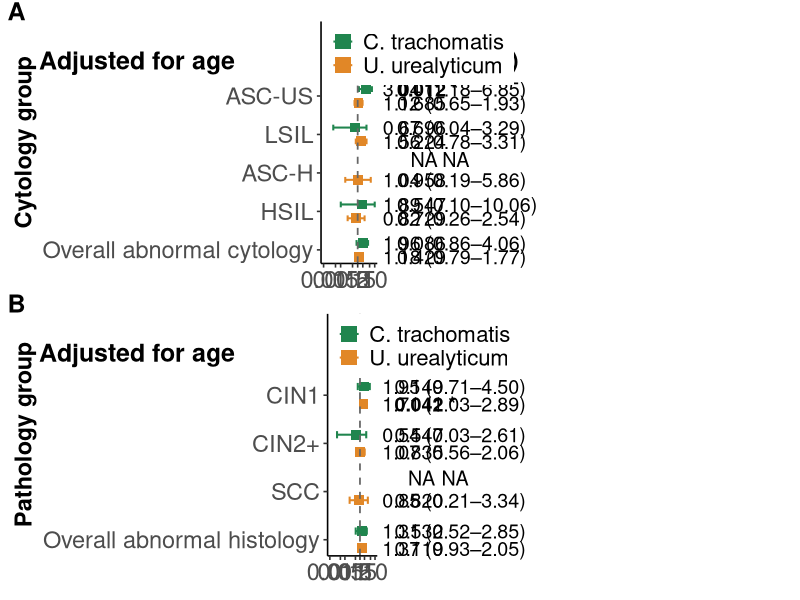

Recreate this plot in R.
library(ggplot2)
library(dplyr)
library(tibble)
library(patchwork)
library(grid)
library(cowplot)


axis_min <- 0.01
axis_max <- 10


y_offset <- 0.18


x_or_col <- axis_max * 3       
x_p_col  <- axis_max * 20      
right_margin_pt <- 300        


cap_h <- 0.30


na_or_hjust <- 0.5
na_or_vjust <- 0.5
na_or_dx    <- 0     
na_or_dy    <- 0     
na_or_size  <- 6


na_p_hjust  <- 0.5
na_p_vjust  <- 0.5
na_p_dx     <- 0
na_p_dy     <- 0
na_p_size   <- 6


age_note_text <- "Adjusted for age"
age_note_x    <- 0.04
age_note_y    <- 0.85
age_note_size <- 18
age_note_face <- "bold"

add_age_note <- function(p,
                         x = age_note_x, y = age_note_y,
                         size = age_note_size, face = age_note_face,
                         text = age_note_text) {
  cowplot::ggdraw(p) +
    cowplot::draw_label(
      text,
      x = x, y = y,
      hjust = 0, vjust = 1,
      size = size,
      fontface = face
    )
}


prep_forest_data <- function(df, group_levels, y_label) {
  df %>%
    mutate(
      Group = factor(Group, levels = group_levels, ordered = TRUE),
      Pathogen = factor(
        Pathogen,
        levels = c("CT (Chlamydia trachomatis)",
                   "UU (Ureaplasma urealyticum)")
      ),
      
    
      y_base = as.numeric(Group),
      y_plot = y_base + case_when(
        Pathogen == "CT (Chlamydia trachomatis)"  ~  y_offset,
        Pathogen == "UU (Ureaplasma urealyticum)" ~ -y_offset,
        TRUE ~ 0
      ),
      
     
      OR_plot    = if_else(is.na(OR), NA_real_, pmin(pmax(OR, axis_min), axis_max)),
      Lower_plot = if_else(is.na(Lower), NA_real_, pmax(Lower, axis_min)),
      Upper_plot = if_else(is.na(Upper), NA_real_, pmin(Upper, axis_max)),
      
      
      OR_label = if_else(is.na(OR), "NA", sprintf("%.2f (%.2f–%.2f)", OR, Lower, Upper)),
      p_num = case_when(
        is.na(P_val)  ~ "NA",
        P_val < 0.001 ~ "<0.001",
        TRUE          ~ sprintf("%.3f", P_val)
      ),
      p_star = case_when(
        is.na(P_val)  ~ "",
        P_val < 0.001 ~ "***",
        P_val < 0.01  ~ "**",
        P_val < 0.05  ~ "*",
        TRUE          ~ ""
      ),
      P_label  = trimws(paste(p_num, p_star)),
      fontface = case_when(is.na(P_val) ~ "plain", P_val < 0.05 ~ "bold", TRUE ~ "plain"),
      Y_label  = y_label
    )
}


plot_forest_panel <- function(df_prepped) {
  glev     <- levels(df_prepped$Group)
  n_group  <- length(glev)
  y_header <- n_group + 0.7
  y_lab    <- unique(df_prepped$Y_label)
  
  df_draw  <- df_prepped %>% filter(!is.na(OR))
  data_na_or <- df_prepped %>% filter(is.na(OR))
  data_na_p  <- df_prepped %>% filter(is.na(P_val))
  
  ggplot(df_prepped, aes(x = OR_plot, y = y_plot, colour = Pathogen)) +
    
    
    geom_errorbarh(
      data = df_draw,
      aes(xmin = Lower_plot, xmax = Upper_plot),
      height    = 0.15,
      linewidth = 0.7
    ) +
    geom_point(
      data = df_draw,
      size  = 3,
      shape = 15
    ) +
    
   
    geom_vline(
      xintercept = 1,
      linetype   = "dashed",
      colour     = "grey40",
      linewidth  = 0.6
    ) +
    

  geom_text(
    data = df_prepped %>% filter(!is.na(OR)),
    aes(x = x_or_col, label = OR_label),
    hjust       = 0,
    size        =5,
    colour      = "black",
    show.legend = FALSE
  ) +

    geom_text(
      data = data_na_or,
      aes(x = x_or_col + na_or_dx, y = y_base + na_or_dy, label = OR_label),
      hjust       = -2.2,
      vjust       = -0.4,
      size        = 5,
      colour      = "black",
      show.legend = FALSE,
      inherit.aes = FALSE
    ) +
    

  geom_text(
    data = df_prepped %>% filter(!is.na(P_val)),
    aes(x = x_p_col, label = P_label, fontface = fontface),
    hjust       = 0,
    size        = 5,
    colour      = "black",
    show.legend = FALSE
  ) +
 
    geom_text(
      data = data_na_p,
      aes(x = x_p_col + na_p_dx, y = y_base + na_p_dy, label = P_label, fontface = fontface),
      hjust       = -0.5,
      vjust       = -0.4,
      size        = 5,
      colour      = "black",
      show.legend = FALSE,
      inherit.aes = FALSE
    ) +
    
 
    annotate("text", x = x_or_col, y = y_header, label = "OR (95% CI)",
             hjust = 0, vjust = 0, size = 6, fontface = "bold") +
    annotate("text", x = x_p_col,  y = y_header, label = "P value",
             hjust = 0.15, vjust = 0, size = 6, fontface = "bold") +
    
 
    scale_colour_manual(
      name   = NULL,
      values = c(
        "CT (Chlamydia trachomatis)"  = "#20854E",
        "UU (Ureaplasma urealyticum)" = "#E18727"
      ),
      breaks = c("CT (Chlamydia trachomatis)",
                 "UU (Ureaplasma urealyticum)"),
      labels = c(
        "CT (Chlamydia trachomatis)"  = "C. trachomatis",
        "UU (Ureaplasma urealyticum)" = "U. urealyticum"
      )
    ) +
    guides(colour = guide_legend(override.aes = list(size = 5))) +
    
 
    scale_x_continuous(
      trans  = "log10",
      breaks = c(0.01, 0.05, 0.1, 0.5, 1, 2, 5, 10),
      labels = c("0.01", "0.05", "0.1", "0.5", "1", "2", "5", "10"),
      name   = NULL
    ) +
    
   
    scale_y_continuous(
      breaks = seq_len(n_group),
      labels = glev,
      expand = expansion(mult = c(0.02, 0.25))
    ) +
    
    labs(y = y_lab) +
    theme_classic(base_size = 12) +
    theme(
      panel.grid.major = element_blank(),
      panel.grid.minor = element_blank(),
      axis.text        = element_text(size = 17),
      plot.margin      = margin(t = 10, r = right_margin_pt, b = 5, l = 5)
    ) +
    coord_cartesian(xlim = c(axis_min, axis_max), clip = "off")
}

cyto_raw <- tribble(
  ~Pathogen, ~Group,                      ~OR,      ~Lower,   ~Upper,    ~P_val,
  "CT (Chlamydia trachomatis)",  "HSIL",   1.89,     0.102,   10.065,    0.547,
  "CT (Chlamydia trachomatis)",  "LSIL",   0.668,    0.037,    3.286,    0.696,
  "CT (Chlamydia trachomatis)",  "ASC-US", 3.037,    1.184,    6.853,    0.012,
  "CT (Chlamydia trachomatis)",  "ASC-H",  NA_real_, NA_real_, NA_real_, NA_real_,
  "CT (Chlamydia trachomatis)",  "Overall abnormal cytology", 1.961, 0.86, 4.063, 0.086,
  
  "UU (Ureaplasma urealyticum)", "HSIL",   0.82,     0.258,    2.541,    0.729,
  "UU (Ureaplasma urealyticum)", "LSIL",   1.562,    0.775,    3.307,    0.224,
  "UU (Ureaplasma urealyticum)", "ASC-US", 1.119,    0.652,    1.934,    0.685,
  "UU (Ureaplasma urealyticum)", "ASC-H",  1.045,    0.187,    5.856,    0.958,
  "UU (Ureaplasma urealyticum)", "Overall abnormal cytology", 1.177, 0.787, 1.769, 0.429
)

cyto_levels <- c("Overall abnormal cytology", "HSIL", "ASC-H", "LSIL", "ASC-US")
cyto_df <- prep_forest_data(cyto_raw, cyto_levels, "Cytology group")

p_cyto <- plot_forest_panel(cyto_df) +
  theme(
    legend.position      = c(0.03, 1),
    legend.justification = c(0, 1),
    legend.text          = element_text(size = 16),
    legend.key.size      = grid::unit(0.6, "cm"),
    axis.title.y         = element_text(size = 17, face = "bold")
  )
p_cyto <- add_age_note(p_cyto)


histo_raw <- tribble(
  ~Pathogen, ~Group,                       ~OR,      ~Lower,   ~Upper,    ~P_val,
  "CT (Chlamydia trachomatis)",  "CIN1",    1.947,    0.715,    4.503,    0.149,
  "CT (Chlamydia trachomatis)",  "CIN2+",   0.539,    0.03,     2.609,    0.547,
  "CT (Chlamydia trachomatis)",  "SCC",     NA_real_, NA_real_, NA_real_, NA_real_,
  "CT (Chlamydia trachomatis)",  "Overall abnormal histology", 1.306, 0.521, 2.851, 0.532,
  
  "UU (Ureaplasma urealyticum)", "CIN1",    1.705,    1.028,    2.888,    0.042,
  "UU (Ureaplasma urealyticum)", "CIN2+",   1.071,    0.563,    2.063,    0.835,
  "UU (Ureaplasma urealyticum)", "SCC",     0.855,    0.206,    3.339,    0.820,
  "UU (Ureaplasma urealyticum)", "Overall abnormal histology", 1.372, 0.925, 2.052, 0.119
)

histo_levels <- c("Overall abnormal histology", "SCC", "CIN2+", "CIN1")
histo_df <- prep_forest_data(histo_raw, histo_levels, "Pathology group")

p_histo <- plot_forest_panel(histo_df) +
  theme(
    legend.position      = c(0.03, 1),
    legend.justification = c(0, 1),
    legend.text          = element_text(size = 16),
    legend.key.size      = grid::unit(0.6, "cm"),
    axis.title.y         = element_text(size = 17, face = "bold")
  )
p_histo <- add_age_note(p_histo)


p_all <- (p_cyto / p_histo) +
  plot_annotation(tag_levels = "A") &
  theme(plot.tag = element_text(size = 18, face = "bold"))

p_all
